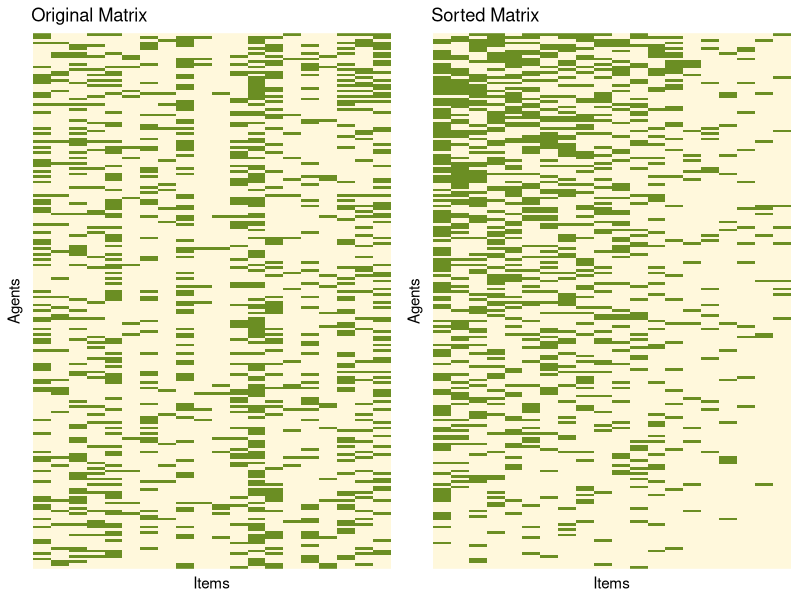
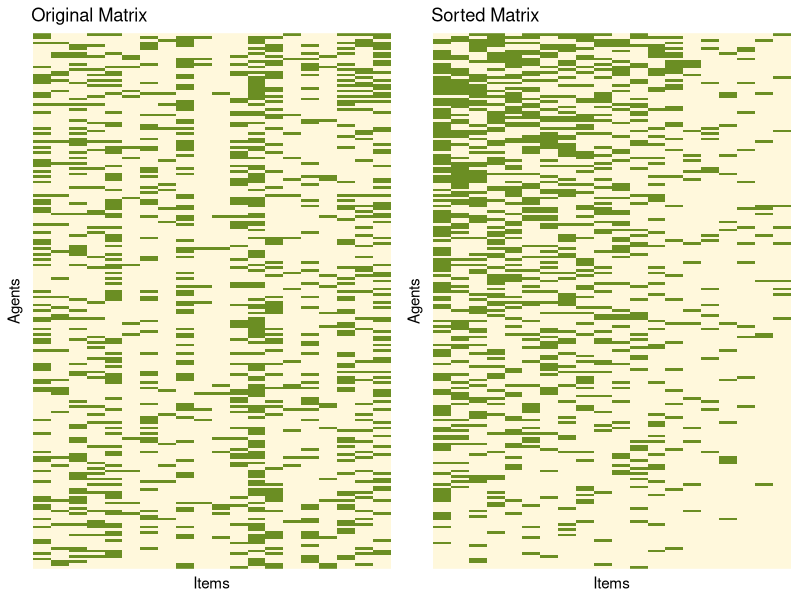
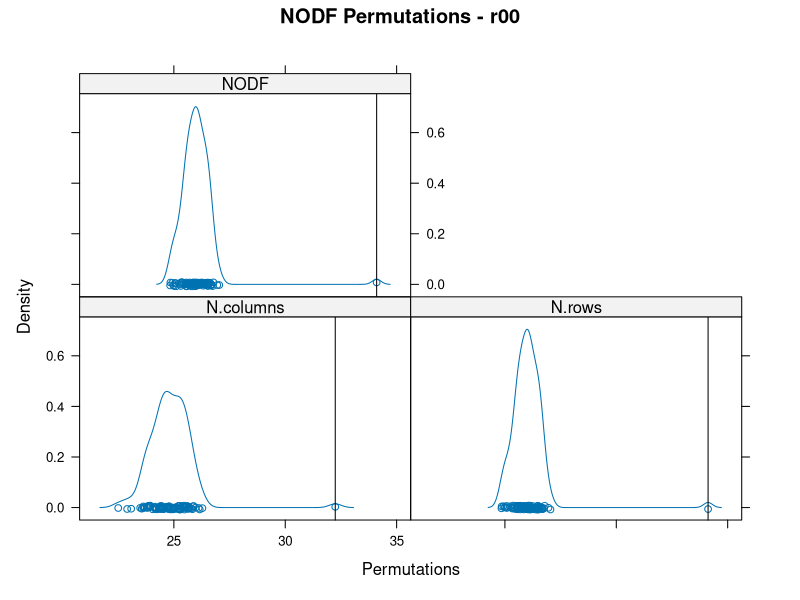
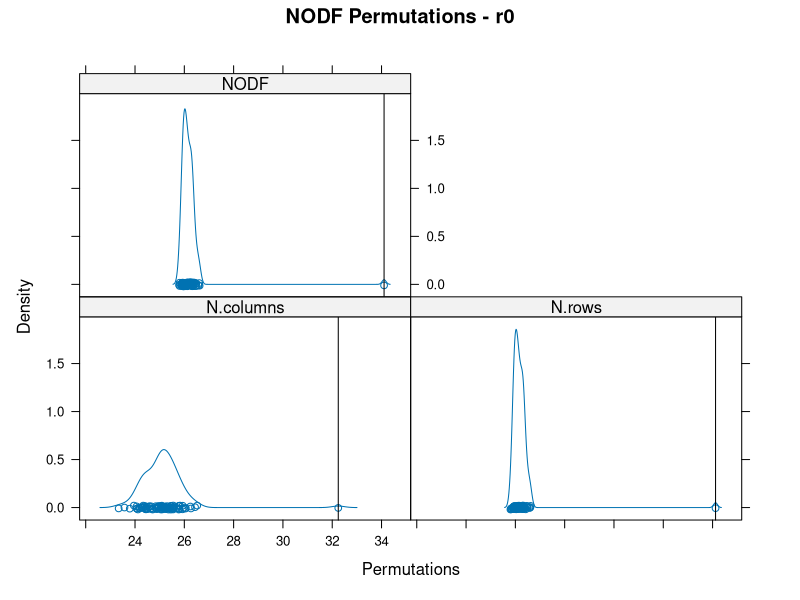
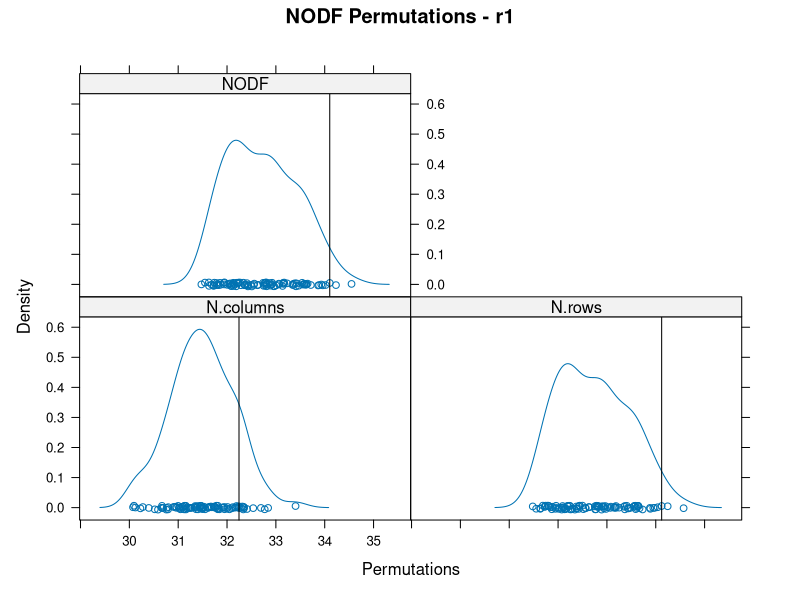
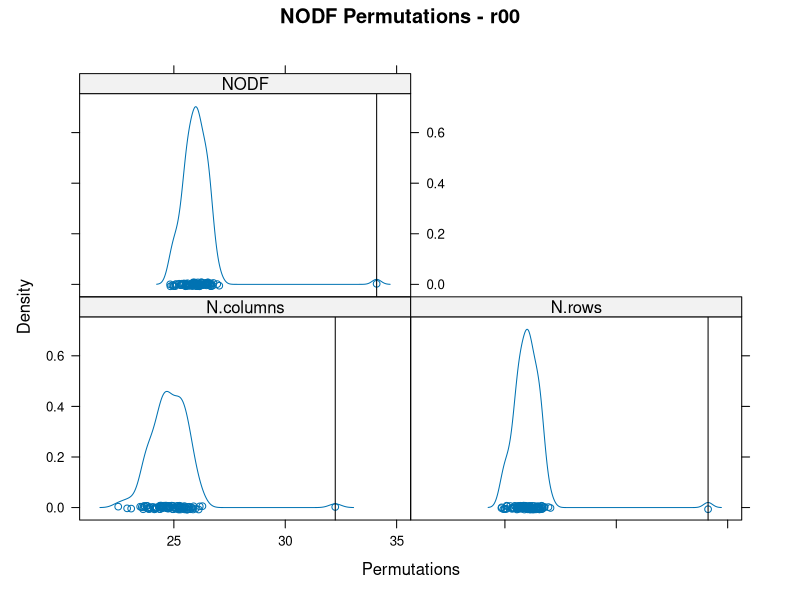
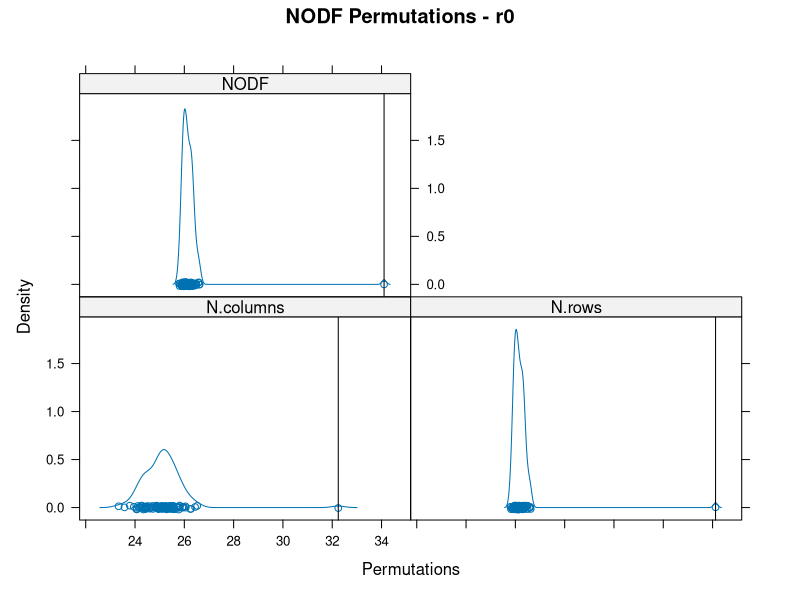
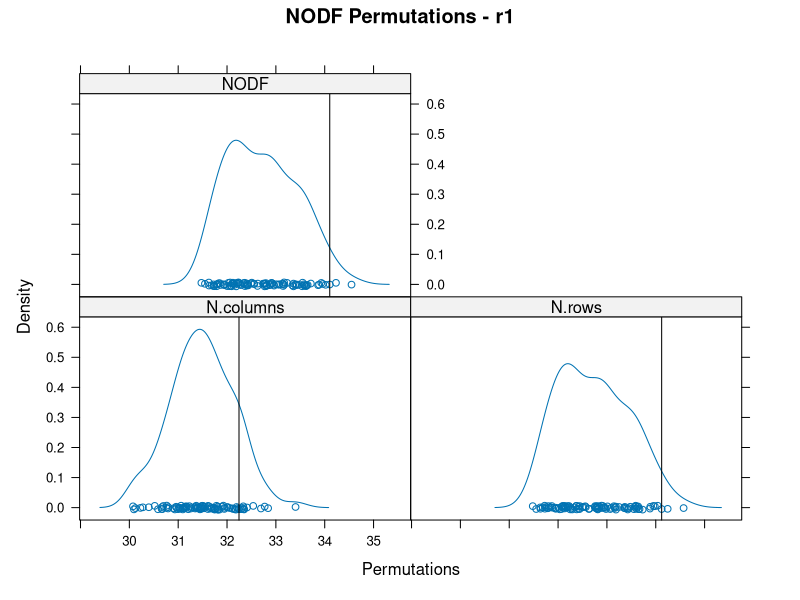

These charts were generated, in order, by the following R code: (Note: a time limit stopped this script after it produced the figures.)

# ====== Cultural Evolution ======

# tests :
appeal_scores <- c(-0.2, 0.6, 1.1, 0.01, 0.99)
items <- c(1, 2, 3, 4, 5)
# After clamping:
appeal_scores <- pmax(pmin(appeal_scores, 0.99), 0.01)
print(appeal_scores)  # [0.01, 0.60, 0.99, 0.01, 0.99]

appeal_scores <- 1 - appeal_scores
appeal_scores
appeal_scores <- appeal_scores/sum(appeal_scores)
appeal_scores
ba <- sample(items, 1, prob = appeal_scores)
ba

## Library import ====

library(dplyr)
library(gridExtra)
library(ggplot2)
library(reshape2)

library(vegan)
library(permute)
library(lattice)


## Set parameters ====

num_agents <- 200
num_items <- 20
num_generations <- 50

transmission_rate <- 0.8 # between 0 and 1
mutation_rate <- 0.01

set_quota <- TRUE
quota_mean <- 5

set_appeal <- FALSE
appeal_mean <- 0.4  # between 0 and 1

burn_in <- 0


## Cultural evolution simulation ====

### Initialize binary matrix ----
binary_matrix <- matrix(0, nrow = num_agents, ncol = num_items,
                        dimnames = list(paste0("agent_", 1:num_agents),
                                        paste0("item_", 1:num_items)))

### Assign quotas if enabled ----
if(set_quota) {
  std_dev_q <- quota_mean/2
  quotas <- rnorm(num_agents, mean = quota_mean, sd = std_dev_q)
  quotas <- pmin(pmax(round(quotas), 1), num_items)
  names(quotas) <- paste0("agent_", 1:num_agents)
  print(quotas)
}

### Initialize appeal scores if enabled ----
if(set_appeal) {
  # Generate scores with normal distribution and clamp to (0,1)
  std_dev_a <- appeal_mean/2
  appeal_scores <- rnorm(num_items, mean = appeal_mean, sd = std_dev_a)
  appeal_scores <- pmax(pmin(appeal_scores, 0.99), 0.01)
  names(appeal_scores) <- paste0("item_", 1:num_items)
  print(appeal_scores)
}

### Burn-in period (mutations only) ----
for(gen in 1:burn_in) {
  
  # Mutation process
  for(agent in 1:num_agents) {
    # 0 to 1 mutation
    if(runif(1) < mutation_rate) {
      available_0 <- which(binary_matrix[agent, ] == 0)
      if(length(available_0) > 0) {
        binary_matrix[agent, sample(available_0, 1)] <- 1
      }
    }
    # 1 to 0 mutation
    if(runif(1) < mutation_rate) {
      available_1 <- which(binary_matrix[agent, ] == 1)
      if(length(available_1) > 0) {
        binary_matrix[agent, sample(available_1, 1)] <- 0
      }
    }
  }
}

### Main simulation loop ----
for(gen in (burn_in + 1):num_generations) {
  
  # Apply mutations
  for(agent in 1:num_agents) {
    # 0 to 1 mutation
    if(runif(1) < mutation_rate) {
      available_0 <- which(binary_matrix[agent, ] == 0)
      if(length(available_0) > 0) {
        binary_matrix[agent, sample(available_0, 1)] <- 1
      }
    }
    # 1 to 0 mutation
    if(runif(1) < mutation_rate) {
      available_1 <- which(binary_matrix[agent, ] == 1)
      if(length(available_1) > 0) {
        binary_matrix[agent, sample(available_1, 1)] <- 0
      }
    }
  }
  
  ### Pairwise interactions ----
  num_pairs <- ceiling(transmission_rate * num_agents^2)
  shuffled_agents <- sample(rownames(binary_matrix))
  
  for(pair in 1:num_pairs) {
    if(2*pair > length(shuffled_agents)) break
    
    agent_A <- shuffled_agents[2*pair - 1]
    agent_B <- shuffled_agents[2*pair]
    
    # Skip invalid pairs
    if(identical(agent_A, agent_B)) next #same agent
    if(all(binary_matrix[agent_A, ] == 0) && all(binary_matrix[agent_B, ] == 0)) next #empty collections
    if(identical(binary_matrix[agent_A, ], binary_matrix[agent_B, ])) next #same collection profiles
    
    # Find unique items
    items_A <- which(binary_matrix[agent_A, ] == 1 & binary_matrix[agent_B, ] == 0)
    items_B <- which(binary_matrix[agent_B, ] == 1 & binary_matrix[agent_A, ] == 0)
    
    # Determine transmission direction
    if(length(items_A) > 0 && length(items_B) == 0) {
      giver <- agent_A
      receiver <- agent_B
      items_to_transmit <- items_A
    } else if(length(items_B) > 0 && length(items_A) == 0) {
      giver <- agent_B
      receiver <- agent_A
      items_to_transmit <- items_B
    } else if(length(items_A) > 0 && length(items_B) > 0) {
      if(runif(1) < 0.5) {
        giver <- agent_A
        receiver <- agent_B
        items_to_transmit <- items_A
      } else {
        giver <- agent_B
        receiver <- agent_A
        items_to_transmit <- items_B
      }
    } else {
      next
    }

    ### Perform transmission ----
    if (length(items_to_transmit) == 1) {
      transmitted_item <- items_to_transmit[0]
    }
    # Take appeal into account if enabled
    else if(set_appeal) {
      # Get appeal weights
      item_weights <- appeal_scores[names(items_to_transmit)]
      # Normalize weights so that it sums to 1
      item_weights <- item_weights/sum(item_weights)
      transmitted_item <- sample(items_to_transmit, 1, prob = item_weights)
    } else {
      transmitted_item <- sample(items_to_transmit, 1)
    }
    binary_matrix[receiver, transmitted_item] <- 1
    
    ### Enforce quotas ----
    if(set_quota) {
      for(agent in c(agent_A, agent_B)) {
        current_items <- which(binary_matrix[agent, ] == 1)
        quota_limit <- quotas[[agent]]
        
        while(length(current_items) > quota_limit) {
          if(length(current_items) == 1) {  # Directly drop the only item
            dropped <- current_items[1]
          } else if(set_appeal) {
            drop_weights <- 1 - appeal_scores[names(current_items)]
            drop_weights <- drop_weights/sum(drop_weights)
            dropped <- sample(current_items, 1, prob = drop_weights)
          } else {
            dropped <- sample(current_items, 1)
          }
          binary_matrix[agent, dropped] <- 0
          current_items <- which(binary_matrix[agent, ] == 1)
        }
      }
    }
  }
}


## Calculate final results ####
item_prevalence <- colSums(binary_matrix)
binary_matrix_df <- as.data.frame(binary_matrix)
colnames(binary_matrix_df) <- paste0("Item_", 1:num_items)
rownames(binary_matrix_df) <- paste0("Agent_", 1:num_agents)


## Plotting Matrix ####

# Sorting function implementation
sort_matrix <- function(M, iter) {
  for(i in 1:iter) {
    M <- M[, order(colSums(M), decreasing = TRUE)]
    M <- M[order(rowSums(M)), ]
  }
  return(M)
}

# Matrix plotting function
plot_matrix <- function(matrix_data, title) {

  df <- reshape2::melt(matrix_data)
  colnames(df) <- c("Agent", "CulturalItem", "Value")  # Renamed to avoid conflict
  # Convert to factors with proper ordering
  df$Agent <- factor(df$Agent, levels = rownames(matrix_data))  # Invert levels for y-axis
  df$CulturalItem <- factor(df$CulturalItem, levels = colnames(matrix_data))
  
  # Plot with inverted y-axis
  ggplot(df, aes(x = CulturalItem, y = Agent, fill = factor(Value))) +
    geom_tile() +
    scale_fill_manual(values = c("0" = "cornsilk", "1" = "olivedrab")) +
    theme_minimal() +
    labs(title = title, x = "Items", y = "Agents") +
    theme(axis.text.x = element_blank(),
          axis.text.y = element_blank(),
          axis.ticks = element_blank(),
          panel.grid = element_blank(),
          legend.position = "none")
}

# Generate and plot matrices
ordered_matrix <- sort_matrix(binary_matrix, 50)
p1 <- plot_matrix(binary_matrix, "Original Matrix")
p2 <- plot_matrix(ordered_matrix, "Sorted Matrix")
grid.arrange(p1, p2, ncol = 2)


### Saving plots ----
# Create plot directory with timestamp
plot_dir <- paste0("plots_", format(Sys.time(), "%Y-%m-%d_%H-%M-%S"))
dir.create(plot_dir)

# Save combined plot
combined_plot <- grid.arrange(p1, p2, ncol = 2)
ggsave(file.path(plot_dir, "00_matrices.png"), 
       combined_plot, width = 12, height = 8, dpi = 300)


## Nestedness tests ####

### NODF ----
# r00
out_nodf_r00 <- oecosimu(binary_matrix, nestednodf, "r00", alt = "greater")
print(out_nodf_r00)
densityplot(permustats(out_nodf_r00), main = "NODF Permutations - r00")

png(file.path(plot_dir, paste0("01_NODF_r00.png")), width = 800, height = 600)
print(densityplot(permustats(out_nodf_r00), main = "NODF Permutations - r00"))
dev.off()

# r0
out_nodf_r0 <- oecosimu(binary_matrix, nestednodf, "r0", alt = "greater")
print(out_nodf_r0)
densityplot(permustats(out_nodf_r0), main = "NODF Permutations - r0")

png(file.path(plot_dir, paste0("01_NODF_r0.png")), width = 800, height = 600)
print(densityplot(permustats(out_nodf_r0), main = "NODF Permutations - r0"))
dev.off()

# r1
out_nodf_r1 <- oecosimu(binary_matrix, nestednodf, "r1", alt = "greater")
print(out_nodf_r1)
densityplot(permustats(out_nodf_r1), main = "NODF Permutations - r1")

png(file.path(plot_dir, paste0("01_NODF_r1.png")), width = 800, height = 600)
print(densityplot(permustats(out_nodf_r1), main = "NODF Permutations - r1"))
dev.off()

# c0
out_nodf_c0 <- oecosimu(binary_matrix, nestednodf, "c0", alt = "greater")
print(out_nodf_c0)
densityplot(permustats(out_nodf_c0), main = "NODF Permutations - c0")

png(file.path(plot_dir, paste0("01_NODF_c0.png")), width = 800, height = 600)
print(densityplot(permustats(out_nodf_c0), main = "NODF Permutations - c0"))
dev.off()

# swap
out_nodf_swap <- oecosimu(binary_matrix, nestednodf, "swap", alt = "greater")
print(out_nodf_swap)
densityplot(permustats(out_nodf_swap), main = "NODF Permutations - swap")

png(file.path(plot_dir, paste0("01_NODF_swap.png")), width = 800, height = 600)
print(densityplot(permustats(out_nodf_swap), main = "NODF Permutations - swap"))
dev.off()

# curveball
out_nodf_cb <- oecosimu(binary_matrix, nestednodf, "curveball", alt = "greater")
print(out_nodf_cb)
densityplot(permustats(out_nodf_cb), main = "NODF Permutations - curveball")

png(file.path(plot_dir, paste0("01_NODF_cb.png")), width = 800, height = 600)
print(densityplot(permustats(out_nodf_cb), main = "NODF Permutations - cb"))
dev.off()

### Temp ----
# r00
out_temp_r00 <- oecosimu(binary_matrix, nestedtemp, "r00", alt = "less")
print(out_temp_r00)
densityplot(permustats(out_temp_r00), main = "TEMP Permutations - r00")

png(file.path(plot_dir, paste0("02_Temp_r00.png")), width = 800, height = 600)
print(densityplot(permustats(out_temp_r00), main = "TEMP Permutations - r00"))
dev.off()

# r0
out_temp_r0 <- oecosimu(binary_matrix, nestedtemp, "r0", alt = "less")
print(out_temp_r0)
densityplot(permustats(out_temp_r0), main = "TEMP Permutations - r0")

png(file.path(plot_dir, paste0("02_Temp_r0.png")), width = 800, height = 600)
print(densityplot(permustats(out_temp_r0), main = "TEMP Permutations - r0"))
dev.off()

# r1
out_temp_r1 <- oecosimu(binary_matrix, nestedtemp, "r1", alt = "less")
print(out_temp_r1)
densityplot(permustats(out_temp_r1), main = "TEMP Permutations - r1")

png(file.path(plot_dir, paste0("02_Temp_r1.png")), width = 800, height = 600)
print(densityplot(permustats(out_temp_r1), main = "TEMP Permutations - r1"))
dev.off()

# c0
out_temp_c0 <- oecosimu(binary_matrix, nestedtemp, "c0", alt = "less")
print(out_temp_c0)
densityplot(permustats(out_temp_c0), main = "TEMP Permutations - c0")

png(file.path(plot_dir, paste0("02_Temp_c0.png")), width = 800, height = 600)
print(densityplot(permustats(out_temp_c0), main = "TEMP Permutations - c0"))
dev.off()

# swap
out_temp_swap <- oecosimu(binary_matrix, nestedtemp, "swap", alt = "less")
print(out_temp_swap)
densityplot(permustats(out_temp_swap), main = "TEMP Permutations - swap")

png(file.path(plot_dir, paste0("02_Temp_swap.png")), width = 800, height = 600)
print(densityplot(permustats(out_temp_swap), main = "TEMP Permutations - swap"))
dev.off()

# curveball
out_temp_cb <- oecosimu(binary_matrix, nestedtemp, "curveball", alt = "less")
print(out_temp_cb)
densityplot(permustats(out_temp_cb), main = "TEMP Permutations - curveball")

png(file.path(plot_dir, paste0("02_Temp_cb.png")), width = 800, height = 600)
print(densityplot(permustats(out_temp_cb), main = "TEMP Permutations - curveball"))
dev.off()
